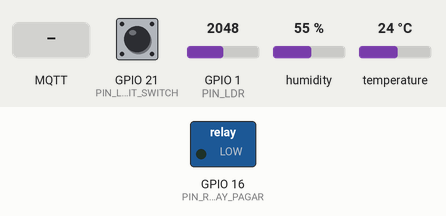
Recording of a sketch running on a simulated ESP32. On the bench: switched loads named in the sketch (green lamp = pin HIGH). The inputs (shaded band) are chosen by the test bench; at power-on: GPIO 1 (PIN_LDR) = 2048, GPIO 21 (PIN_LIMIT_SWITCH) HIGH, humidity 55 %, temperature 24 °C. WiFi joins after 1.5 s; servers stay silent unless stated; random numbers use the default seed unless the sketch sets one; no MQTT or app messages arrive unless stated; what the sketch prints to the serial monitor is not drawn.

Above: at 4.7 s.
4.8 s: MQTT message "on" arrives on the first subscribed topic
At 6.0 s:
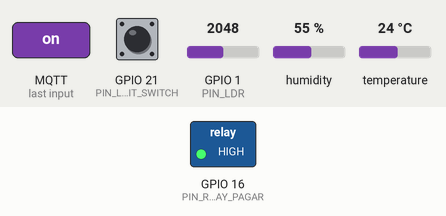
6.5 s: MQTT message "control/door/" arrives on the first subscribed topic
At 7.4 s:
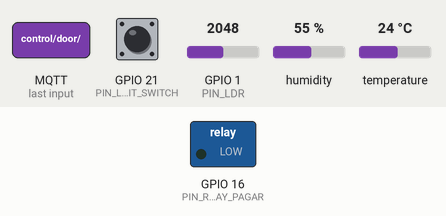
21.5 s: MQTT message "open" arrives on the first subscribed topic
At 22.4 s:
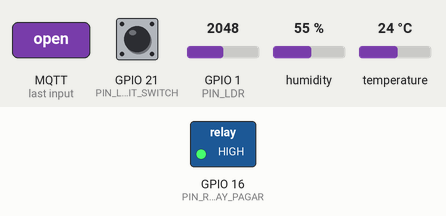
Timing chart, 0 to 24.5 s (numbered marks = the images above; inputs shaded):
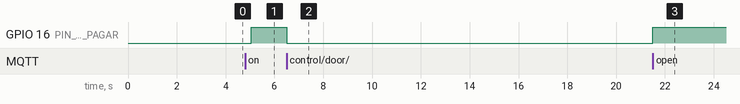

The sketch:

ESP32S3-Sensor.ino
```cpp
#include "sensor-config.h"

// ====== Definisi variabel global (sesuai deklarasi extern di header) ======
const char* ssid = "Naxytsa";
const char* password = "Segara.123";
const char* mqtt_server = "broker.mqtt-dashboard.com";

WiFiClient espClient;
PubSubClient client(espClient);
DHT dht(DHTPIN, DHTTYPE);

unsigned long lastMsg = 0;
const unsigned long sendInterval = 10000;  // 10 detik
bool relayState = false;
bool limitSwitchState = false;

// ====== Implementasi fungsi ======
void setup_wifi() {
  delay(10);
  Serial.println("\nConnecting to WiFi...");
  WiFi.begin(ssid, password);
  while (WiFi.status() != WL_CONNECTED) {
    delay(500);
    Serial.print(".");
  }
  Serial.println("\nWiFi Connected. IP: " + WiFi.localIP().toString());
}

void reconnect() {
  // Jangan gunakan while loop tanpa yield/delay kecil
  if (!client.connected()) {
    Serial.print("Attempting MQTT connection...");
    String clientId = "smarthome-" + String(random(0xffff), HEX);
    if (client.connect(clientId.c_str())) {
      Serial.println("connected");
      client.subscribe("control/door/#");
      client.subscribe("control/lamp/#");
      Serial.println("Subscribed to control/door/#");
      Serial.println("Subscribed to control/lamp/#");
    } else {
      Serial.print("failed, rc=");
      Serial.print(client.state());
      Serial.println(". Retry in 5 seconds.");
    }
  }
}

void setRelay(bool state) {
  digitalWrite(PIN_RELAY_PAGAR, state ? HIGH : LOW);
  Serial.printf("Relay set to %s\n", state ? "ON" : "OFF");
}

int readLdrPercent() {
  int raw = analogRead(PIN_LDR);
  int pct = map(raw, 0, 4095, 100, 0);
  if (pct < 0) pct = 0;
  if (pct > 100) pct = 100;
  return pct;
}

void callback(char* topic, byte* payload, unsigned int length) {
  String msg;
  for (unsigned int i = 0; i < length; i++) msg += (char)payload[i];
  msg.trim();
  Serial.printf("MQTT recv [%s] %s\n", topic, msg.c_str());

  String t = String(topic);

  // Kontrol relay / pintu pagar
  if (t.startsWith("control/door/")) {
    bool shouldOpen = false;
    StaticJsonDocument<128> doc;
    DeserializationError err = deserializeJson(doc, msg);
    if (!err && doc.containsKey("state")) {
      String s = doc["state"].as<String>();
      shouldOpen = s.equalsIgnoreCase("on") || s.equalsIgnoreCase("open");
    } else {
      shouldOpen = msg.equalsIgnoreCase("on") || msg.equalsIgnoreCase("open") || msg.equals("1");
    }
    setRelay(shouldOpen);
    relayState = shouldOpen;
    Serial.printf("  -> Door (relay) %s\n", shouldOpen ? "OPEN" : "CLOSE");
    return;
  }
  // (Nanti bisa ditambahkan kontrol lampu, AC, dll.)
}

// ====== Setup ======
void setup() {
  Serial.begin(115200);

  pinMode(PIN_RELAY_PAGAR, OUTPUT);
  digitalWrite(PIN_RELAY_PAGAR, LOW);
  pinMode(PIN_LIMIT_SWITCH, INPUT_PULLUP);
  pinMode(PIN_LDR, INPUT);

  dht.begin();
  delay(2000);

  setup_wifi();
  client.setServer(mqtt_server, 1883);
  client.setCallback(callback);
}

// ====== Loop ======
void loop() {
  client.loop();
  static unsigned long lastReconnectAttempt = 0;
  unsigned long now = millis();
  if (!client.connected() && (now - lastReconnectAttempt > 5000)) {
    lastReconnectAttempt = now;
    reconnect();
  }

  // Kirim data sensor setiap sendInterval
  if (now - lastMsg > sendInterval) {
    lastMsg = now;

    float temperature = dht.readTemperature();
    float humidity = dht.readHumidity();
    int retry = 0;
    // Coba baca DHT hingga 5 kali
    while (retry < 5) {
      if (!isnan(temperature) && !isnan(humidity)) break;
      delay(200);
      retry++;
    }
    if (isnan(temperature) || isnan(humidity)) {
      Serial.println("Failed to read from DHT sensor after retries");
      temperature = 0.0;
      humidity = 0.0;
    }

    int ldrPercent = readLdrPercent();
    limitSwitchState = digitalRead(PIN_LIMIT_SWITCH) == LOW;

    StaticJsonDocument<256> doc;
    doc["temperature"] = temperature;
    doc["humidity"] = humidity;
    doc["lux"] = ldrPercent;
    doc["limitSwitch"] = limitSwitchState;
    doc["relay"] = relayState;

    char jsonBuffer[256];
    serializeJson(doc, jsonBuffer);

    if (client.publish("kamar1/data", jsonBuffer)) {
      Serial.println("Data sent: " + String(jsonBuffer));
    } else {
      Serial.println("Failed to publish data");
    }
  }
  yield();
}
```

sensor-config.h
```cpp
#ifndef SENSOR_CONFIG_H
#define SENSOR_CONFIG_H

#include <WiFi.h>
#include <PubSubClient.h>
#include <ArduinoJson.h>
#include "DHT.h"

// ====== Pin definitions ======
#define DHTPIN 2
#define DHTTYPE DHT11
#define PIN_LDR 1

// RGB1 pins
#define PIN_RGB1_R 13
#define PIN_RGB1_G 12
#define PIN_RGB1_B 14

// RGB2 pins
#define PIN_RGB2_R 27
#define PIN_RGB2_G 26
#define PIN_RGB2_B 25

#define PIN_RELAY_PAGAR 16
#define PIN_LIMIT_SWITCH 21
#define PIN_IR_LED 17

// ====== WiFi & MQTT config ======
extern const char* ssid;
extern const char* password;
extern const char* mqtt_server;

// ====== Global objects ======
extern WiFiClient espClient;
extern PubSubClient client;
extern DHT dht;

// ====== Global variables ======
extern unsigned long lastMsg;
extern const unsigned long sendInterval;
extern bool relayState;
extern bool limitSwitchState;

// ====== Function prototypes ======
void setup_wifi();
void reconnect();
void callback(char* topic, byte* payload, unsigned int length);
void setRelay(bool state);
int readLdrPercent();

#endif
```

Measured:
- after the input at 4.8 s, GPIO 16 (PIN_RELAY_PAGAR): LOW → HIGH after 0.26 s
- after the input at 6.5 s, GPIO 16 (PIN_RELAY_PAGAR): HIGH → LOW at once
- after the input at 21.5 s, GPIO 16 (PIN_RELAY_PAGAR): LOW → HIGH at once
